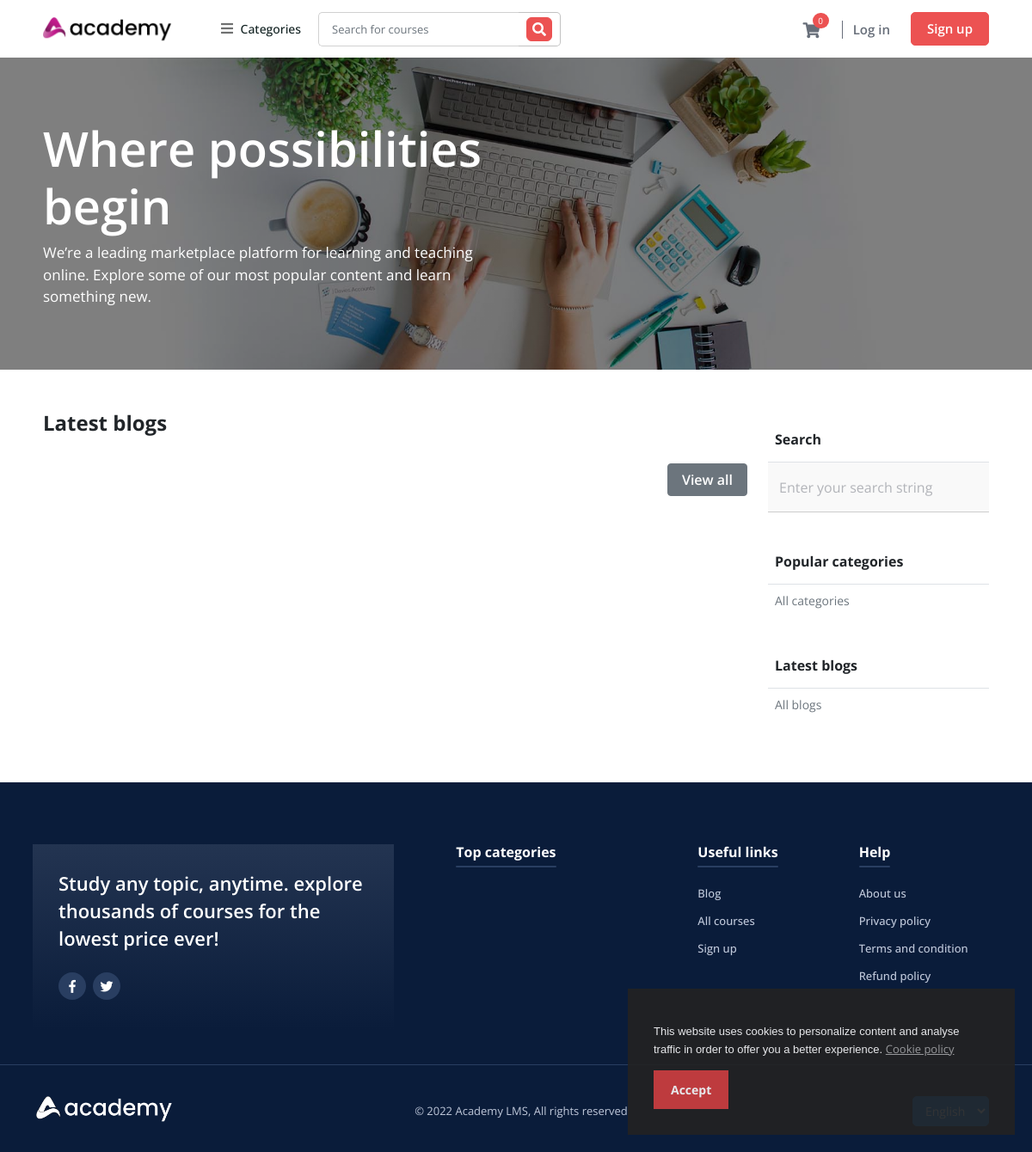
Screenshot of /index.php/blog with the database file from the repository.
### tables this page shows
CREATE TABLE `language` (
  `phrase_id` int(11) NOT NULL,
  `phrase` longtext,
  `english` longtext
);

### application/controllers/Blog.php (called while the page is built, shortened)
<?php
class Blog extends CI_Controller
{
    public function __construct()
    {
        $this->load->database();
        $this->load->library('session');
    }
    function index(){
        $page_data['popular_blogs'] = $this->crud_model->get_popular_blogs(6);
        $page_data['latest_blogs'] = $this->crud_model->get_latest_blogs(6);
        $page_data['included_page'] = 'blog_latest_and_popular.php';
        $page_data['page_title'] = site_phrase('blog');
        $page_data['page_name'] = 'blogs';
        $this->load->view('frontend/' . get_frontend_settings('theme') . '/index', $page_data);
    }
}

### index.php (called while the page is built, shortened)
<?php
require_once BASEPATH . 'core/CodeIgniter.php';

### application/helpers/multi_language_helper.php (called while the page is built, shortened)
<?php if (!defined('BASEPATH')) exit('No direct script access allowed');
if (!function_exists('site_phrase')) {
    function site_phrase($phrase = '')
    {
        $CI = get_instance();
        $language_code = $CI->session->userdata('language');
        $key = strtolower(preg_replace('/\s+/', '_', $phrase));
        $phrase_query = $CI->db->get_where('language', array('phrase' => $key))->row_array();
        if (is_array($phrase_query) && count($phrase_query) > 0) {
            if (!empty($phrase_query[$language_code])) {
                return $phrase_query[$language_code];
            }
        } else {
            $phrase = ucfirst(str_replace('_', ' ', $key));
            return $phrase;
        }
    }
}

### application/helpers/common_helper.php (called while the page is built, shortened)
<?php if (!defined('BASEPATH')) exit('No direct script access allowed');
if (!function_exists('get_settings')) {
    function get_settings($key = '', $type = "")
    {
        $CI    = &get_instance();
        $CI->db->where('key', $key);
        $result = $CI->db->get('settings')->row('value');
        if($type){
            return json_decode($result, true);
        }else{
            return $result;
        }
    }
}
if (!function_exists('get_frontend_settings')) {
    function get_frontend_settings($key = '')
    {
        $CI    = &get_instance();
        $CI->db->where('key', $key);
        $result = $CI->db->get('frontend_settings')->row('value');
        return $result;
    }
}

### application/views/frontend/default/menu.php (the view, shortened to what this page needs)
<div class="main-nav-wrap">
  <ul class="mobile-main-nav">
    <li class="has-children text-nowrap fw-bold">
      <a href="">
        <i class="fas fa-bars text-16px"></i>
        <span class="fw-500"><?php echo site_phrase('categories'); ?></span>
      </a>
    </li>
  </ul>
</div>

### application/views/frontend/default/logged_out_header.php (shortened to what this page needs)
<section class="menu-area bg-white">
  <div class="container-xl">
    <nav class="navbar navbar-expand-lg bg-white">
      <a href="<?php echo site_url(''); ?>" class="navbar-brand pt-2 mt-1"><img src="<?php echo base_url('uploads/system/'.get_frontend_settings('dark_logo')); ?>" alt="" height="35"></a>
      <?php include 'menu.php'; ?>
      <form class="inline-form me-auto" action="<?php echo site_url('home/search'); ?>" method="get">
        <div class="input-group search-box mobile-search">
          <input type="text" name = 'query' value="<?php echo isset($_GET['query']) ? $_GET['query'] : ""; ?>" class="form-control" placeholder="<?php echo site_phrase('search_for_courses'); ?>">
          <div class="input-group-append">
            <button class="btn" type="submit"><i class="fas fa-search"></i></button>
          </div>
        </div>
      </form>
      <div class="cart-box menu-icon-box" id = "cart_items">
        <?php include 'cart_items.php'; ?>
      </div>
      <div class="sign-in-box btn-group">
        <a href="<?php echo site_url('login'); ?>" class="btn btn-sign-in-simple"><?php echo site_phrase('log_in'); ?></a>
        <a href="<?php echo site_url('sign_up'); ?>" class="btn btn-sign-up"><?php echo site_phrase('sign_up'); ?></a>
      </div>
    </nav>
  </div>
</section>

### application/views/frontend/default/eu-cookie.php (shortened to what this page needs)
<link rel="stylesheet" type="text/css" href="<?php echo site_url(); ?>assets/frontend/eu-cookie/purecookie.css" async />
<div class="cookieConsentContainer" id="cookieConsentContainer" style="opacity: .9; display: block; display: none;">
  <div class="cookieDesc">
    <p>
      <?php echo get_frontend_settings('cookie_note');?>
      <a class="link-cookie-policy" href="<?php echo site_url('home/cookie_policy'); ?>"><?php echo site_phrase('cookie_policy'); ?></a>
    </p>
  </div>
  <div class="cookieButton">
    <a onclick="cookieAccept();"><?php echo site_phrase('accept'); ?></a>
  </div>
</div>

### application/views/frontend/default/blog_sidebar.php (shortened to what this page needs)
<div style="position: sticky; top: 20px;" class="py-2">
    <h6 class="m-0 px-2 pb-3 fw-700 border-bottom"><?php echo site_phrase('search'); ?></h6>
    <form action="<?php echo site_url('blogs'); ?>" method="get" class="w-100">
        <div class="form-floating blog-search-box d-flex">
            <input class="form-control blog-search-input" value="<?php if(isset($search_string) && !empty($search_string)) echo $search_string; ?>" type="text" id="blog_search" placeholder="<?php echo site_phrase('search'); ?>" name="search" onkeyup="show_submit_button(this)" onblur="show_submit_button(this)">
            <label for="blog_search"><?php echo site_phrase('enter_your_search_string'); ?></label>
        </div>
    </form>
    <h6 class="m-0 px-2 pt-5 pb-3 fw-700 border-bottom"><?php echo site_phrase('popular_categories'); ?></h6>
    <div class="list-group">
        <a class="text-14px ps-2 my-2 text-muted" href="<?php echo site_url('blog/categories'); ?>"><?php echo site_phrase('all_categories'); ?></a>
    </div>
    <h6 class="m-0 px-2 pt-5 pb-3 fw-700 border-bottom"><?php echo site_phrase('latest_blogs'); ?></h6>
    <div class="list-group">
        <a class="text-14px ps-2 my-2 text-muted" href="<?php echo site_url('blogs'); ?>"><?php echo site_phrase('all_blogs'); ?></a>
    </div>
</div>

### application/views/frontend/default/footer.php (shortened to what this page needs)
<footer class="footer-area d-print-none mt-5 pt-5">
  <div class="container-xl py-4">
    <div class="row mb-3">
      <div class="col-6 col-sm-6 col-xl-3 px-4">
        <h6 class="text-white fw-700 mb-4">
          <span class="header-underline"><?php echo site_phrase('top_categories'); ?></span>
        </h6>
      </div>
      <div class="col-6 col-sm-6 col-xl-2 px-4">
        <h6 class="text-white fw-700 mb-4">
          <span class="header-underline"><?php echo site_phrase('useful_links'); ?></span>
        </h6>
        <ul class="list-unstyled text-small">
          <li class="mb-2 mt-1"><a class="link-secondary footer-hover-link" href="<?php echo site_url('blog'); ?>"><?php echo site_phrase('blog'); ?></a></li>
          <li class="mb-2 mt-1"><a class="link-secondary footer-hover-link" href="<?php echo site_url('home/courses'); ?>"><?php echo site_phrase('all_courses'); ?></a></li>
          <li class="mb-2 mt-1"><a class="link-secondary footer-hover-link" href="<?php echo site_url('sign_up'); ?>"><?php echo site_phrase('sign_up'); ?></a></li>
        </ul>
      </div>
      <div class="col-6 col-sm-6 col-xl-2 px-4">
        <h6 class="text-white fw-700 mb-4">
          <span class="header-underline"><?php echo site_phrase('help'); ?></span>
        </h6>
        <ul class="list-unstyled text-small">
          <li class="mb-2 mt-1"><a class="link-secondary footer-hover-link" href="<?php echo site_url('home/about_us'); ?>"><?php echo site_phrase('about_us'); ?></a></li>
          <li class="mb-2 mt-1"><a class="link-secondary footer-hover-link" href="<?php echo site_url('home/privacy_policy'); ?>"><?php echo site_phrase('privacy_policy'); ?></a></li>
          <li class="mb-2 mt-1"><a class="link-secondary footer-hover-link" href="<?php echo site_url('home/terms_and_condition'); ?>"><?php echo site_phrase('terms_and_condition'); ?></a></li>
          <li class="mb-2 mt-1"><a class="link-secondary footer-hover-link" href="<?php echo site_url('home/refund_policy'); ?>"><?php echo site_phrase('refund_policy'); ?></a></li>
        </ul>
      </div>
      <div class="col-12 col-xl-5 order-md-first pe-4 pe-xl-5 ps-4 ps-xl-0">
        <div class="footer-summary">
          <h5 class="fw-600 mb-3"><?php echo get_settings('website_description'); ?></h5>
          <ul class="footer-social-link">
            <?php $facebook = get_frontend_settings('facebook'); ?>
            <?php $twitter = get_frontend_settings('twitter'); ?>
            <?php if($facebook): ?>
              <li class="mb-1 mt-2">
                <a href="<?php echo $facebook; ?>"><i class="fab fa-facebook-f"></i></a>
              </li>
            <?php endif; ?>
            <?php if($twitter): ?>
              <li class="mb-1 mt-2">
                <a href="<?php echo $twitter; ?>"><i class="fab fa-twitter"></i></a>
              </li>
            <?php endif; ?>
          </ul>
        </div>
      </div>
    </div>
  </div>
  <section class="border-top-sub-blue pt-3 pb-2">
    <div class="container-xl">
      <div class="row mt-3 py-1">
        <div class="col-md-4 ps-4 ps-md-1">
          <img src="<?php echo base_url('uploads/system/'.get_frontend_settings('light_logo')); ?>" width="160">
        </div>
        <div class="col-md-4 ps-4 text-13px pt-2 text-start text-md-center">
          &copy; 2022 <?php echo get_settings('system_name'); ?>, <?php echo site_phrase('all_rights_reserved'); ?>
          <br>
        </div>
        <div class="col-md-4 ps-4 text-start text-md-end mt-4 mt-md-0">
        </div>
      </div>
    </div>
  </section>
</footer>

### assets/frontend/default/css/responsive.css (style rules this page uses)
@media (min-width:992px) { .navbar-expand-lg { -webkit-box-orient: horizontal; -webkit-box-direction: normal; -ms-flex-flow: row nowrap; flex-flow: row nowrap; -webkit-box-pack: start; -ms-flex-pack: start; justify-content: flex-start; } }
@media (min-width:992px) { .main-nav-wrap { margin: 0 30px 0 22px; } }
@media (min-width:992px) { .main-nav-wrap { margin: 0 20px 0 15px; } }
@media (min-width:992px) { .main-nav-wrap>ul>li>a { text-decoration: none; font-size: 14px; padding: 23px 0; display: inline-block; position: relative; padding-left: 25px } }
@media (min-width:992px) { .main-nav-wrap>ul>li>a i { color: #707171; margin-right: 5px; font-size: 12px; } }
@media (min-width:992px) { .main-nav-wrap ul { list-style: none; margin: 0; padding: 0; } }
@media (min-width:992px) { .main-nav-wrap>ul>li { position: relative; } }

### assets/frontend/default/css/custom.css (style rules this page uses)
body, div, ul, li, a, button, td, span { font-family: 'Open Sans', sans-serif !important; }
a { text-decoration: none; }
.footer-area { color: #bfc8da; }
.footer-hover-link { text-decoration: none; font-size: 13px; color: #bfc8da; font-weight: 500; }
.footer-summary { color: #fff; padding: 29px 30px; background: linear-gradient(360deg, rgba(10,28,58,1) 0%, rgba(35,52,81,1) 100%); }
.footer-summary h3, .footer-summary h4, .footer-summary h5 { line-height: 32px; font-size: 22px; }
ul.footer-social-link { list-style: none; padding-left: 0px; height: 30px; }
ul.footer-social-link li { float: left; background-color: #293e61; color: #fff; margin: 0px 8px 0px 0px; border-radius: 50%; height: 32px; width: 32px; line-height: 32px; text-align: center; transition: all .3s; }
.border-top-sub-blue { border-top: 1px solid #293e61; }
ul.footer-social-link li a { display: block; color: #fff; font-size: 15px; }
.blog-search-input { height: 42px; background-color: #f9f9f9; border-bottom: 1px solid #cdcdcd; border-top: none; border-left: none; border-right: none; border-radius: 0px; }
.header-underline { position: relative; }
.header-underline::before { content: ""; position: absolute; background-color: #293e61; width: 100%; height: 2px; border-radius: 2px; bottom: -7px; }

### assets/frontend/eu-cookie/purecookie.css (style rules this page uses)
.cookieConsentContainer { z-index: 999; width: 450px; min-height: 20px; box-sizing: border-box; padding: 30px 30px 30px 30px; background: #232323; overflow: hidden; position: fixed; bottom: 20px; right: 20px; display: none; }
.cookieConsentContainer .cookieDesc p { margin: 0; padding: 0; font-family: OpenSans, arial, "sans-serif"; color: #FFFFFF; font-size: 13px; line-height: 20px; display: block; margin-top: 10px; }
.cookieConsentContainer .cookieDesc a { font-family: OpenSans, arial, "sans-serif"; color: #FFFFFF; text-decoration: underline; }
.cookieConsentContainer .cookieButton a { display: inline-block; font-family: OpenSans, arial, "sans-serif"; color: #fff; font-size: 14px; font-weight: bold; margin-top: 14px; background: #d24040; box-sizing: border-box; padding: 12px 20px; text-align: center; transition: background 0.3s; }
.link-cookie-policy { opacity: .6; }
.cookieConsentContainer { opacity: .9; display: block; display: none; }

### rows the page displays
language: english "Categories"
language: query "Search for courses"
language: english "Log in"
language: english "Sign up"
language: english "Cookie policy"
language: english "Accept"
language: english "Search", search "Search"
language: english "All blogs"
language: english "Top categories"
language: english "Useful links"
language: english "Blog"
language: english "All courses"
language: english "Help"
language: english "About us"
language: english "Privacy policy"
language: english "Terms and condition"
language: english "Refund policy"
language: english "All rights reserved"

### other values shown
sizeof($this->session->userdata('cart_items')) "0"
get_frontend_settings('cookie_note') "This website uses cookies to personalize content and analyse traffic in order to offer you a better experience."
get_frontend_settings('blog_page_title') "Where possibilities begin"
get_frontend_settings('blog_page_subtitle') "We’re a leading marketplace platform for learning and teaching online. Explore some of our most popular content and learn something new."
site_phrase('latest_blogs') "Latest blogs"
site_phrase('view_all') "View all"
site_phrase('popular_categories') "Popular categories"
site_phrase('all_categories') "All categories"
get_settings('website_description') "Study any topic, anytime. explore thousands of courses for the lowest price ever!"
get_settings('system_name') "Academy LMS"
